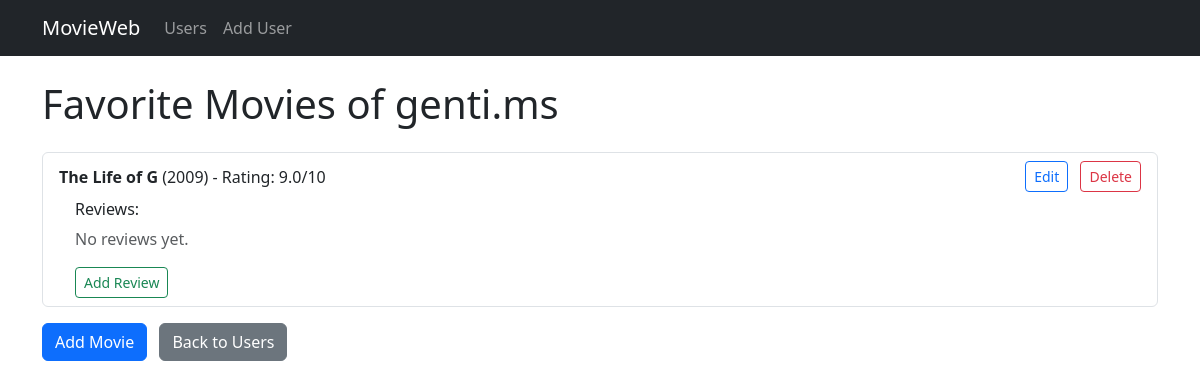
The app's page /users/3, older data.
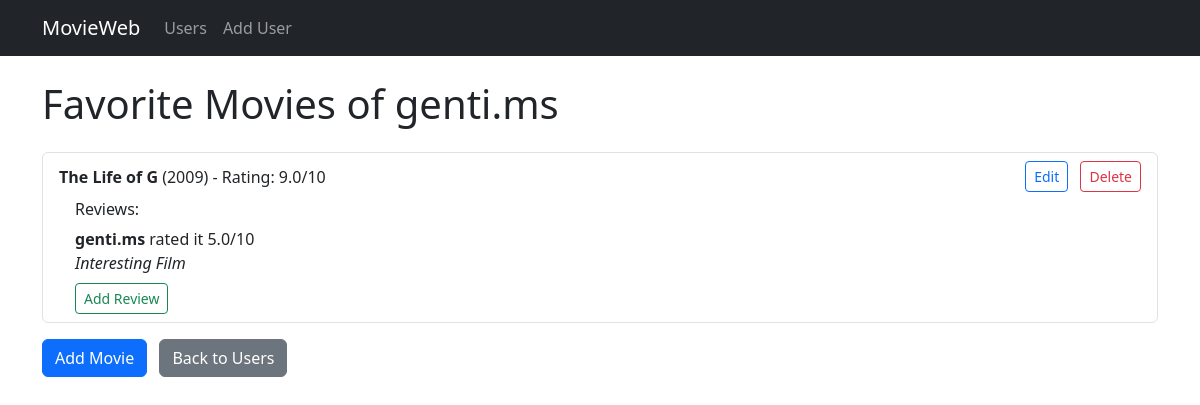
The same page, newer data.
### datamanager/models.py (models this page shows)
class User(Base):
    __tablename__ = "users"
    id = Column(Integer, primary_key=True)
    name = Column(String(100), nullable=False)
    movies = relationship("Movie", back_populates="user")
    reviews = relationship("Review", back_populates="user")  # Neue Beziehung

class Movie(Base):
    __tablename__ = "movies"
    id = Column(Integer, primary_key=True)
    name = Column(String(100), nullable=False)
    director = Column(String(100), nullable=True)
    year = Column(Integer, nullable=True)
    rating = Column(Float, nullable=True)
    user_id = Column(Integer, ForeignKey("users.id"))
    user = relationship("User", back_populates="movies")
    reviews = relationship("Review", back_populates="movie")  # Neue Beziehung

class Review(Base):
    __tablename__ = "reviews"
    id = Column(Integer, primary_key=True)
    user_id = Column(Integer, ForeignKey("users.id"))
    movie_id = Column(Integer, ForeignKey("movies.id"))
    review_text = Column(String, nullable=False)
    rating = Column(Float, nullable=True)
    user = relationship("User", back_populates="reviews")
    movie = relationship("Movie", back_populates="reviews")

### app.py (the view)
@app.route('/users/<int:user_id>')
def user_movies(user_id):
    user = get_user_or_404(user_id)
    movies = data_manager.get_user_movies(user_id)
    return render_template('user_movies.html', user=user, movies=movies, data_manager=data_manager)

### app.py (called while the page is built)
def get_user_or_404(user_id):
    user = data_manager.get_user_by_id(user_id)
    if not user:
        abort(404, description="User not found")
    return user

### datamanager/sqlite_data_manager.py (called while the page is built)
    def get_user_by_id(self, user_id):
        session = self.Session()
        try:
            user = session.query(User).filter_by(id=user_id).first()
            if user:
                return {"id": user.id, "name": user.name}
            return None
        finally:
            session.close()

    def get_user_movies(self, user_id):
        session = self.Session()
        try:
            movies = (
                session.query(Movie)
                .join(User, Movie.user_id == User.id)
                .filter(User.id == user_id)
                .all()
            )
            return [
                {
                    "id": movie.id,
                    "name": movie.name,
                    "director": movie.director,
                    "year": movie.year,
                    "rating": movie.rating,
                }
                for movie in movies
            ]
        finally:
            session.close()

    def get_reviews_for_movie(self, movie_id):
        session = self.Session()
        try:
            reviews = (
                session.query(Review, User)
                .join(User, Review.user_id == User.id)
                .filter(Review.movie_id == movie_id)
                .all()
            )
            return [
                {
                    "review_text": review.review_text,
                    "rating": review.rating,
                    "username": user.name,
                }
                for review, user in reviews
            ]
        finally:
            session.close()

### templates/user_movies.html (shortened to what this page needs)
{% extends "base.html" %}
{% block content %}
<h1 class="mb-4">Favorite Movies of {{ user.name }}</h1>
{% if movies %}
  <ul class="list-group mb-3">
    {% for movie in movies %}
      <li class="list-group-item">
        <div class="d-flex justify-content-between align-items-center mb-2">
          <div>
            <strong>{{ movie.name }}</strong> ({{ movie.year }}) - Rating: {{ movie.rating }}/10
          </div>
          <div>
            <a href="{{ url_for('update_movie', user_id=user.id, movie_id=movie.id) }}"
               class="btn btn-sm btn-outline-primary me-2">Edit</a>
            <a href="{{ url_for('delete_movie', user_id=user.id, movie_id=movie.id) }}"
               class="btn btn-sm btn-outline-danger"
               onclick="return confirm('Are you sure you want to delete this movie?');">Delete</a>
          </div>
        </div>
        <div class="ms-3">
          <h6>Reviews:</h6>
          {% set reviews = data_manager.get_reviews_for_movie(movie.id) %}
          {% if reviews %}
            <ul class="list-unstyled">
              {% for review in reviews %}
                <li class="mb-2">
                  <strong>{{ review.username }}</strong> rated it {{ review.rating }}/10<br>
                  <em>{{ review.review_text }}</em>
                </li>
              {% endfor %}
            </ul>
          {% else %}
            <p class="text-muted">No reviews yet.</p>
          {% endif %}
          <a href="{{ url_for('add_review', user_id=user.id, movie_id=movie.id) }}"
             class="btn btn-sm btn-outline-success">Add Review</a>
        </div>
      </li>
    {% endfor %}
  </ul>
{% else %}
  <p>No movies found.</p>
{% endif %}
<a href="{{ url_for('add_movie', user_id=user.id) }}" class="btn btn-primary me-2">Add Movie</a>
<a href="{{ url_for('list_users') }}" class="btn btn-secondary">Back to Users</a>
{% endblock %}

### templates/base.html (shortened to what this page needs)
<!DOCTYPE html>
<html lang="en">
<head>
  <link href="https://cdn.jsdelivr.net/npm/bootstrap@5.3.0/dist/css/bootstrap.min.css" rel="stylesheet" />
</head>
<body>
<nav class="navbar navbar-expand-lg navbar-dark bg-dark mb-4">
  <div class="container">
    <a class="navbar-brand" href="{{ url_for('home') }}">MovieWeb</a>
    <ul class="navbar-nav me-auto">
      <li class="nav-item"><a class="nav-link" href="{{ url_for('list_users') }}">Users</a></li>
      <li class="nav-item"><a class="nav-link" href="{{ url_for('add_user') }}">Add User</a></li>
    </ul>
  </div>
</nav>
<div class="container">
  {% block content %}{% endblock %}
</div>
</body>
</html>

Row changes from the older to the newer data that the page shows:
shown differently, row unchanged: Movie "The Life of G": no longer shows "No reviews yet."
added Review: username "genti.ms", rating "5.0", review_text "Interesting Film"
